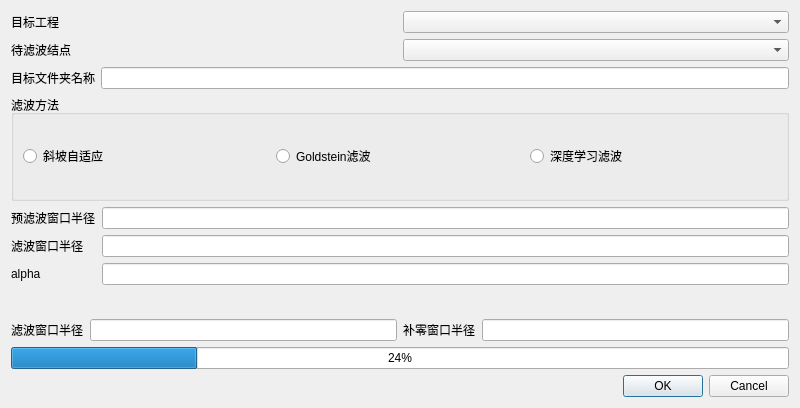
<?xml version="1.0" encoding="UTF-8"?>
<ui version="4.0">
 <class>Filter_ui</class>
 <widget class="QWidget" name="Filter_ui">
  <property name="geometry">
   <rect>
    <x>0</x>
    <y>0</y>
    <width>800</width>
    <height>408</height>
   </rect>
  </property>
  <property name="minimumSize">
   <size>
    <width>800</width>
    <height>0</height>
   </size>
  </property>
  <property name="windowTitle">
   <string>滤波</string>
  </property>
  <property name="windowIcon">
   <iconset resource="../QtWidgetsApplication3.qrc">
    <normaloff>:/QtWidgetsApplication3/bin/icon/InSARapp.ico</normaloff>:/QtWidgetsApplication3/bin/icon/InSARapp.ico</iconset>
  </property>
  <layout class="QVBoxLayout" name="verticalLayout">
   <item>
    <layout class="QHBoxLayout" name="horizontalLayout_2">
     <item>
      <widget class="QLabel" name="projectlabel">
       <property name="text">
        <string>目标工程</string>
       </property>
      </widget>
     </item>
     <item>
      <widget class="QComboBox" name="comboBox"/>
     </item>
    </layout>
   </item>
   <item>
    <layout class="QHBoxLayout" name="horizontalLayout">
     <item>
      <widget class="QLabel" name="Inputlabel_2">
       <property name="text">
        <string>待滤波结点</string>
       </property>
      </widget>
     </item>
     <item>
      <widget class="QComboBox" name="comboBox_2"/>
     </item>
    </layout>
   </item>
   <item>
    <layout class="QHBoxLayout" name="horizontalLayout_4">
     <item>
      <widget class="QLabel" name="label">
       <property name="text">
        <string>目标文件夹名称</string>
       </property>
      </widget>
     </item>
     <item>
      <widget class="QLineEdit" name="file_name"/>
     </item>
    </layout>
   </item>
   <item>
    <widget class="QGroupBox" name="FilterTypegroupBox">
     <property name="minimumSize">
      <size>
       <width>600</width>
       <height>100</height>
      </size>
     </property>
     <property name="title">
      <string>滤波方法</string>
     </property>
     <layout class="QHBoxLayout" name="horizontalLayout_3">
      <item>
       <widget class="QRadioButton" name="SlopButton">
        <property name="text">
         <string>斜坡自适应</string>
        </property>
       </widget>
      </item>
      <item>
       <widget class="QRadioButton" name="GoldsteinButton">
        <property name="text">
         <string>Goldstein滤波</string>
        </property>
       </widget>
      </item>
      <item>
       <widget class="QRadioButton" name="DLButton">
        <property name="text">
         <string>深度学习滤波</string>
        </property>
       </widget>
      </item>
     </layout>
    </widget>
   </item>
   <item>
    <layout class="QFormLayout" name="formLayout">
     <item row="0" column="0">
      <widget class="QLabel" name="Prefilter_label">
       <property name="text">
        <string>预滤波窗口半径</string>
       </property>
      </widget>
     </item>
     <item row="0" column="1">
      <widget class="QLineEdit" name="Prefilter_win"/>
     </item>
     <item row="1" column="0">
      <widget class="QLabel" name="Slop_label">
       <property name="text">
        <string>滤波窗口半径</string>
       </property>
      </widget>
     </item>
     <item row="1" column="1">
      <widget class="QLineEdit" name="Slop_win"/>
     </item>
     <item row="2" column="0">
      <widget class="QLabel" name="alpha_label">
       <property name="text">
        <string>alpha</string>
       </property>
      </widget>
     </item>
     <item row="2" column="1">
      <widget class="QLineEdit" name="alpha"/>
     </item>
    </layout>
   </item>
   <item>
    <layout class="QHBoxLayout" name="horizontalLayout_5">
     <item>
      <widget class="QLabel" name="Goldstein_label">
       <property name="text">
        <string>滤波窗口半径</string>
       </property>
      </widget>
     </item>
     <item>
      <widget class="QLineEdit" name="Goldstein_win"/>
     </item>
     <item>
      <widget class="QLabel" name="n_pad_label">
       <property name="text">
        <string>补零窗口半径</string>
       </property>
      </widget>
     </item>
     <item>
      <widget class="QLineEdit" name="n_pad"/>
     </item>
    </layout>
   </item>
   <item>
    <widget class="QProgressBar" name="progressBar">
     <property name="minimumSize">
      <size>
       <width>0</width>
       <height>0</height>
      </size>
     </property>
     <property name="value">
      <number>24</number>
     </property>
    </widget>
   </item>
   <item>
    <widget class="QDialogButtonBox" name="buttonBox">
     <property name="standardButtons">
      <set>QDialogButtonBox::Cancel|QDialogButtonBox::Ok</set>
     </property>
    </widget>
   </item>
  </layout>
 </widget>
 <resources>
  <include location="../QtWidgetsApplication3.qrc"/>
 </resources>
 <connections/>
</ui>
